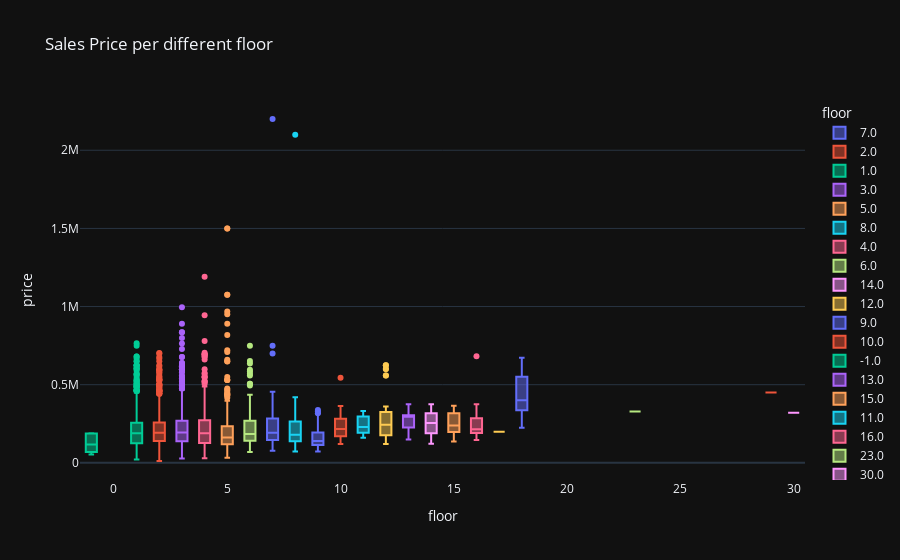

The notebook cell saved with this chart:
### Code cell
graph2=px.box(df,x='floor',y='price',color='floor',template='plotly_dark',title=' Sales Price per different floor')
graph2

### Figure 1 — Plotly figure (JSON) as saved in the notebook; plotly's stock layout.template omitted (floating-point values rounded to 4 significant figures; data arrays with more than 128 entries replaced by an {"elided": "..."} marker saying what was removed)
{"data": [{"alignmentgroup": "True", "hovertemplate": "floor=%{x}<br>price=%{y}<extra></extra>", "legendgroup": "7.0", "marker": {"color": "#636efa"}, "name": "7.0", "notched": false, "offsetgroup": "7.0", "orientation": "v", "showlegend": true, "type": "box", "x": [7, 7, 7, 7, 7, 7, 7, 7, 7, 7, 7, 7, 7, 7, 7, 7, 7, 7, 7, 7, 7, 7, 7, 7, 7, 7, 7, 7, 7, 7, 7, 7, 7, 7, 7, 7, 7, 7, 7, 7, 7, 7, 7, 7, 7, 7, 7, 7, 7, 7, 7, 7, 7, 7, 7, 7, 7, 7, 7, 7, 7, 7, 7, 7, 7, 7, 7, 7, 7, 7, 7, 7, 7, 7, 7, 7, 7, 7, 7, 7, 7, 7, 7, 7, 7, 7, 7, 7, 7, 7, 7, 7, 7, 7, 7, 7, 7, 7, 7, 7, 7, 7, 7, 7, 7, 7, 7, 7, 7, 7, 7, 7, 7, 7, 7, 7, 7, 7, 7], "x0": " ", "xaxis": "x", "y": [127500, 229000, 98000, 82000, 424000, 148000, 180000, 299000, 153800, 279496, 189000, 308000, 210000, 156000, 129900, 176990, 178990, 300000, 89000, 105000, 215000, 125000, 218000, 147900, 135000, 145000, 148000, 104900, 205000, 285000, 137900, 195000, 2200000, 269900, 115000, 117500, 81900, 129900, 215000, 248000, 165000, 169500, 109900, 252500, 139900, 117500, 87900, 93900, 395000, 291100, 144900, 301998, 369936, 369936, 139990, 154500, 268000, 77700, 375000, 375000, 218000, 215000, 298000, 314000, 239000, 296000, 307000, 285000, 455400, 256700, 257500, 345200, 192000, 157000, 162000, 117998, 154900, 375000, 80000, 116900, 164800, 149000, 335000, 335000, 83900, 90000, 140000, 195000, 112700, 326400, 179000, 328000, 219000, 249000, 149000, 199900, 189000, 310000, 279496, 259000, 450000, 699900, 749900, 243490, 165349, 174990, 168349, 176349, 207349, 226490, 174990, 207349, 170349, 290000, 172000, 171000, 230000, 166000, 283000], "y0": " ", "yaxis": "y"}, {"alignmentgroup": "True", "hovertemplate": "floor=%{x}<br>price=%{y}<extra></extra>", "legendgroup": "2.0", "marker": {"color": "#EF553B"}, "name": "2.0", "notched": false, "offsetgroup": "2.0", "orientation": "v", "showlegend": true, "type": "box", "x": {"elided": "787 int values"}, "x0": " ", "xaxis": "x", "y": {"elided": "787 int values"}, "y0": " ", "yaxis": "y"}, {"alignmentgroup": "True", "hovertemplate": "floor=%{x}<br>price=%{y}<extra></extra>", "legendgroup": "1.0", "marker": {"color": "#00cc96"}, "name": "1.0", "notched": false, "offsetgroup": "1.0", "orientation": "v", "showlegend": true, "type": "box", "x": {"elided": "771 int values"}, "x0": " ", "xaxis": "x", "y": {"elided": "771 int values"}, "y0": " ", "yaxis": "y"}, {"alignmentgroup": "True", "hovertemplate": "floor=%{x}<br>price=%{y}<extra></extra>", "legendgroup": "3.0", "marker": {"color": "#ab63fa"}, "name": "3.0", "notched": false, "offsetgroup": "3.0", "orientation": "v", "showlegend": true, "type": "box", "x": {"elided": "710 int values"}, "x0": " ", "xaxis": "x", "y": {"elided": "710 int values"}, "y0": " ", "yaxis": "y"}, {"alignmentgroup": "True", "hovertemplate": "floor=%{x}<br>price=%{y}<extra></extra>", "legendgroup": "5.0", "marker": {"color": "#FFA15A"}, "name": "5.0", "notched": false, "offsetgroup": "5.0", "orientation": "v", "showlegend": true, "type": "box", "x": {"elided": "363 int values"}, "x0": " ", "xaxis": "x", "y": {"elided": "363 int values"}, "y0": " ", "yaxis": "y"}, {"alignmentgroup": "True", "hovertemplate": "floor=%{x}<br>price=%{y}<extra></extra>", "legendgroup": "8.0", "marker": {"color": "#19d3f3"}, "name": "8.0", "notched": false, "offsetgroup": "8.0", "orientation": "v", "showlegend": true, "type": "box", "x": [8, 8, 8, 8, 8, 8, 8, 8, 8, 8, 8, 8, 8, 8, 8, 8, 8, 8, 8, 8, 8, 8, 8, 8, 8, 8, 8, 8, 8, 8, 8, 8, 8, 8, 8, 8, 8, 8, 8, 8, 8, 8, 8, 8, 8, 8, 8, 8, 8, 8, 8, 8, 8, 8, 8, 8, 8, 8, 8, 8, 8, 8, 8, 8, 8, 8, 8, 8, 8, 8, 8, 8, 8, 8, 8, 8, 8, 8, 8, 8, 8, 8, 8, 8, 8, 8, 8, 8, 8, 8, 8], "x0": " ", "xaxis": "x", "y": [149000, 127000, 114000, 179900, 123000, 155800, 329000, 209900, 207349, 176349, 231000, 139000, 190000, 419000, 137000, 349500, 230000, 107500, 159000, 167900, 129000, 159000, 159000, 285000, 118000, 264400, 99900, 92000, 130000, 119900, 155000, 126500, 109900, 187000, 119800, 107500, 180000, 287482, 321583, 120000, 131000, 160900, 134900, 229900, 229900, 222000, 320000, 314000, 165000, 215000, 158000, 158000, 215000, 163000, 269998, 269998, 134900, 339570, 321583, 287482, 118000, 375000, 173000, 215990, 265000, 265000, 265000, 350000, 149900, 339000, 299900, 195400, 273500, 239000, 193500, 102900, 135000, 219000, 155000, 2100000, 165349, 168349, 310490, 207349, 170349, 210000, 285000, 173000, 169000, 231000, 73000], "y0": " ", "yaxis": "y"}, {"alignmentgroup": "True", "hovertemplate": "floor=%{x}<br>price=%{y}<extra></extra>", "legendgroup": "4.0", "marker": {"color": "#FF6692"}, "name": "4.0", "notched": false, "offsetgroup": "4.0", "orientation": "v", "showlegend": true, "type": "box", "x": {"elided": "445 int values"}, "x0": " ", "xaxis": "x", "y": {"elided": "445 int values"}, "y0": " ", "yaxis": "y"}, {"alignmentgroup": "True", "hovertemplate": "floor=%{x}<br>price=%{y}<extra></extra>", "legendgroup": "6.0", "marker": {"color": "#B6E880"}, "name": "6.0", "notched": false, "offsetgroup": "6.0", "orientation": "v", "showlegend": true, "type": "box", "x": {"elided": "157 int values"}, "x0": " ", "xaxis": "x", "y": {"elided": "157 int values"}, "y0": " ", "yaxis": "y"}, {"alignmentgroup": "True", "hovertemplate": "floor=%{x}<br>price=%{y}<extra></extra>", "legendgroup": "14.0", "marker": {"color": "#FF97FF"}, "name": "14.0", "notched": false, "offsetgroup": "14.0", "orientation": "v", "showlegend": true, "type": "box", "x": [14, 14, 14, 14, 14, 14, 14, 14, 14, 14, 14, 14, 14, 14, 14, 14, 14, 14, 14, 14], "x0": " ", "xaxis": "x", "y": [122000, 307800, 327300, 233300, 190000, 199000, 259000, 250000, 344900, 144000, 259000, 179900, 359900, 325000, 309900, 375400, 165000, 189900, 299900, 195000], "y0": " ", "yaxis": "y"}, {"alignmentgroup": "True", "hovertemplate": "floor=%{x}<br>price=%{y}<extra></extra>", "legendgroup": "12.0", "marker": {"color": "#FECB52"}, "name": "12.0", "notched": false, "offsetgroup": "12.0", "orientation": "v", "showlegend": true, "type": "box", "x": [12, 12, 12, 12, 12, 12, 12, 12, 12, 12, 12, 12, 12, 12, 12, 12, 12, 12, 12, 12, 12, 12, 12, 12, 12, 12, 12, 12, 12, 12, 12, 12], "x0": " ", "xaxis": "x", "y": [175000, 120000, 249000, 249000, 360400, 182500, 558342, 600914, 624456, 217000, 160000, 160000, 217000, 197000, 280000, 558342, 600914, 624456, 329900, 123000, 120000, 175500, 319900, 209900, 284900, 189900, 279900, 270000, 178000, 238000, 298000, 174000], "y0": " ", "yaxis": "y"}, {"alignmentgroup": "True", "hovertemplate": "floor=%{x}<br>price=%{y}<extra></extra>", "legendgroup": "9.0", "marker": {"color": "#636efa"}, "name": "9.0", "notched": false, "offsetgroup": "9.0", "orientation": "v", "showlegend": true, "type": "box", "x": [9, 9, 9, 9, 9, 9, 9, 9, 9, 9, 9, 9, 9, 9, 9, 9, 9, 9, 9, 9, 9, 9, 9, 9, 9, 9, 9, 9, 9, 9, 9, 9, 9, 9, 9, 9, 9, 9, 9, 9, 9, 9, 9, 9, 9, 9, 9, 9, 9, 9, 9, 9, 9, 9, 9, 9, 9, 9, 9, 9, 9, 9, 9, 9, 9], "x0": " ", "xaxis": "x", "y": [165000, 157800, 157000, 135500, 195000, 104900, 105900, 273000, 81900, 146900, 119000, 114700, 107000, 110000, 119000, 114700, 150000, 99900, 110000, 144900, 129900, 86000, 87500, 195000, 142000, 165000, 139000, 137000, 120000, 109900, 120000, 185000, 92000, 139900, 117900, 316221, 214900, 303878, 95990, 214900, 99000, 139000, 186000, 215000, 195000, 163000, 158000, 318000, 194450, 199000, 316176, 338015, 303878, 229000, 119900, 81000, 329000, 119000, 73000, 160000, 133000, 175400, 129000, 111000, 274900], "y0": " ", "yaxis": "y"}, {"alignmentgroup": "True", "hovertemplate": "floor=%{x}<br>price=%{y}<extra></extra>", "legendgroup": "10.0", "marker": {"color": "#EF553B"}, "name": "10.0", "notched": false, "offsetgroup": "10.0", "orientation": "v", "showlegend": true, "type": "box", "x": [10, 10, 10, 10, 10, 10, 10, 10, 10, 10, 10, 10, 10, 10, 10, 10, 10, 10, 10, 10, 10, 10, 10], "x0": " ", "xaxis": "x", "y": [231800, 364000, 185900, 229000, 228000, 289900, 121000, 260000, 210000, 545000, 149900, 338015, 160000, 217000, 164000, 217000, 197000, 160000, 164000, 327807, 323669, 210000, 206000], "y0": " ", "yaxis": "y"}, {"alignmentgroup": "True", "hovertemplate": "floor=%{x}<br>price=%{y}<extra></extra>", "legendgroup": "-1.0", "marker": {"color": "#00cc96"}, "name": "-1.0", "notched": false, "offsetgroup": "-1.0", "orientation": "v", "showlegend": true, "type": "box", "x": [-1, -1, -1, -1, -1, -1, -1, -1], "x0": " ", "xaxis": "x", "y": [53900, 57900, 186000, 115000, 189000, 119900, 189000, 79900], "y0": " ", "yaxis": "y"}, {"alignmentgroup": "True", "hovertemplate": "floor=%{x}<br>price=%{y}<extra></extra>", "legendgroup": "13.0", "marker": {"color": "#ab63fa"}, "name": "13.0", "notched": false, "offsetgroup": "13.0", "orientation": "v", "showlegend": true, "type": "box", "x": [13, 13, 13, 13, 13, 13, 13, 13, 13, 13, 13, 13], "x0": " ", "xaxis": "x", "y": [375000, 295000, 299000, 149900, 324900, 250000, 307000, 214900, 294900, 239000, 176000, 301000], "y0": " ", "yaxis": "y"}, {"alignmentgroup": "True", "hovertemplate": "floor=%{x}<br>price=%{y}<extra></extra>", "legendgroup": "15.0", "marker": {"color": "#FFA15A"}, "name": "15.0", "notched": false, "offsetgroup": "15.0", "orientation": "v", "showlegend": true, "type": "box", "x": [15, 15, 15, 15, 15, 15, 15, 15], "x0": " ", "xaxis": "x", "y": [249000, 189900, 364900, 329900, 204900, 229900, 304900, 135900], "y0": " ", "yaxis": "y"}, {"alignmentgroup": "True", "hovertemplate": "floor=%{x}<br>price=%{y}<extra></extra>", "legendgroup": "11.0", "marker": {"color": "#19d3f3"}, "name": "11.0", "notched": false, "offsetgroup": "11.0", "orientation": "v", "showlegend": true, "type": "box", "x": [11, 11, 11, 11, 11, 11, 11, 11, 11, 11, 11, 11, 11, 11, 11, 11, 11], "x0": " ", "xaxis": "x", "y": [299900, 237000, 217000, 197000, 160000, 195000, 332479, 319872, 227900, 186900, 236900, 229900, 173000, 295000, 235000, 176000, 303000], "y0": " ", "yaxis": "y"}, {"alignmentgroup": "True", "hovertemplate": "floor=%{x}<br>price=%{y}<extra></extra>", "legendgroup": "16.0", "marker": {"color": "#FF6692"}, "name": "16.0", "notched": false, "offsetgroup": "16.0", "orientation": "v", "showlegend": true, "type": "box", "x": [16, 16, 16, 16, 16, 16, 16, 16, 16], "x0": " ", "xaxis": "x", "y": [179000, 146000, 681900, 215000, 255000, 374900, 194900, 199900, 249800], "y0": " ", "yaxis": "y"}, {"alignmentgroup": "True", "hovertemplate": "floor=%{x}<br>price=%{y}<extra></extra>", "legendgroup": "23.0", "marker": {"color": "#B6E880"}, "name": "23.0", "notched": false, "offsetgroup": "23.0", "orientation": "v", "showlegend": true, "type": "box", "x": [23], "x0": " ", "xaxis": "x", "y": [329000], "y0": " ", "yaxis": "y"}, {"alignmentgroup": "True", "hovertemplate": "floor=%{x}<br>price=%{y}<extra></extra>", "legendgroup": "30.0", "marker": {"color": "#FF97FF"}, "name": "30.0", "notched": false, "offsetgroup": "30.0", "orientation": "v", "showlegend": true, "type": "box", "x": [30], "x0": " ", "xaxis": "x", "y": [320000], "y0": " ", "yaxis": "y"}, {"alignmentgroup": "True", "hovertemplate": "floor=%{x}<br>price=%{y}<extra></extra>", "legendgroup": "17.0", "marker": {"color": "#FECB52"}, "name": "17.0", "notched": false, "offsetgroup": "17.0", "orientation": "v", "showlegend": true, "type": "box", "x": [17], "x0": " ", "xaxis": "x", "y": [199000], "y0": " ", "yaxis": "y"}, {"alignmentgroup": "True", "hovertemplate": "floor=%{x}<br>price=%{y}<extra></extra>", "legendgroup": "18.0", "marker": {"color": "#636efa"}, "name": "18.0", "notched": false, "offsetgroup": "18.0", "orientation": "v", "showlegend": true, "type": "box", "x": [18, 18, 18, 18, 18, 18, 18], "x0": " ", "xaxis": "x", "y": [225000, 354900, 672800, 404900, 329900, 599900, 399900], "y0": " ", "yaxis": "y"}, {"alignmentgroup": "True", "hovertemplate": "floor=%{x}<br>price=%{y}<extra></extra>", "legendgroup": "29.0", "marker": {"color": "#EF553B"}, "name": "29.0", "notched": false, "offsetgroup": "29.0", "orientation": "v", "showlegend": true, "type": "box", "x": [29], "x0": " ", "xaxis": "x", "y": [450000], "y0": " ", "yaxis": "y"}], "layout": {"boxmode": "overlay", "legend": {"title": {"text": "floor"}, "tracegroupgap": 0}, "title": {"text": " Sales Price per different floor"}, "xaxis": {"anchor": "y", "categoryarray": [7, 2, 1, 3, 5, 8, 4, 6, 14, 12, 9, 10, -1, 13, 15, 11, 16, 23, 30, 17, 18, 29], "categoryorder": "array", "domain": [0, 1], "title": {"text": "floor"}}, "yaxis": {"anchor": "x", "domain": [0, 1], "title": {"text": "price"}}}}
